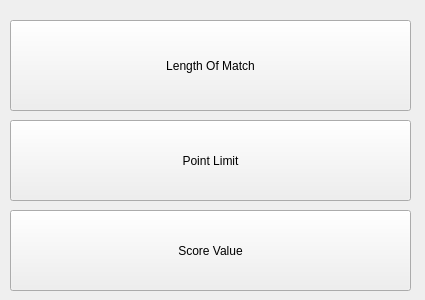
<?xml version="1.0" encoding="UTF-8"?>
<ui version="4.0">
 <class>Form</class>
 <widget class="QWidget" name="Form">
  <property name="geometry">
   <rect>
    <x>0</x>
    <y>0</y>
    <width>425</width>
    <height>300</height>
   </rect>
  </property>
  <property name="windowTitle">
   <string>Form</string>
  </property>
  <widget class="QPushButton" name="pushButton">
   <property name="geometry">
    <rect>
     <x>10</x>
     <y>210</y>
     <width>401</width>
     <height>81</height>
    </rect>
   </property>
   <property name="text">
    <string>Score Value</string>
   </property>
  </widget>
  <widget class="QPushButton" name="pushButton_2">
   <property name="geometry">
    <rect>
     <x>10</x>
     <y>120</y>
     <width>401</width>
     <height>81</height>
    </rect>
   </property>
   <property name="text">
    <string>Point Limit</string>
   </property>
  </widget>
  <widget class="QPushButton" name="pushButton_3">
   <property name="geometry">
    <rect>
     <x>10</x>
     <y>20</y>
     <width>401</width>
     <height>91</height>
    </rect>
   </property>
   <property name="text">
    <string>Length Of Match</string>
   </property>
  </widget>
 </widget>
 <resources/>
 <connections/>
</ui>
